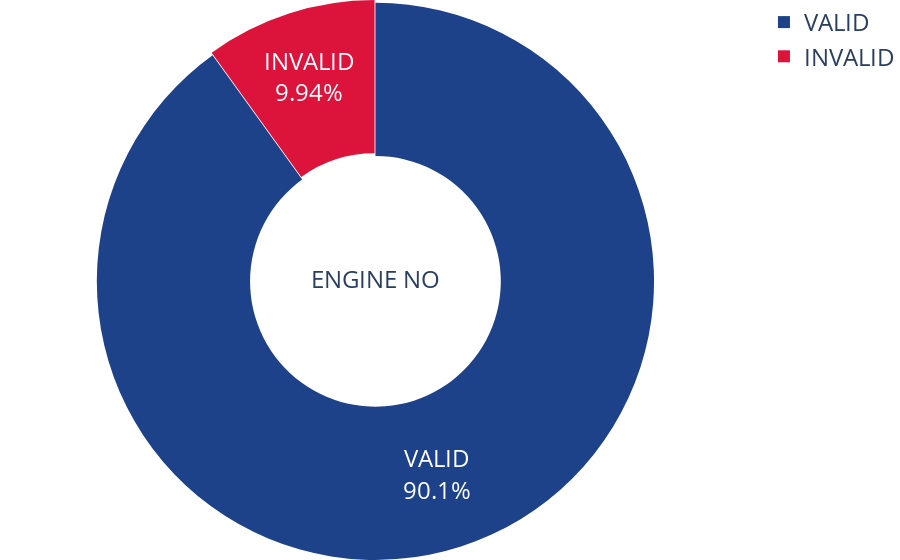

Source (notebook cell):
### Markdown cell above
#### ENGINE NO DONUT PIE CHART

### Code cell
labels = ['VALID', 'INVALID']
values = [valid_engine_no, invalid_engine_no]
colors = ['rgb(29,66,138)', 'crimson' ]
fig = go.Figure(data=[go.Pie( 
                              labels=labels,
                              values=values,
                              hole = 0.45,
                              pull = 0.005,
                              title = 'ENGINE NO',
                              marker_colors = colors
                            )])

fig.update_traces(text=labels)

fig.update_layout( 
                   font ={'size': 24},
                   title = {'font': {'size': 24}},
                   margin = dict(t=0, b=0, l=1, r=0)
                 )
                  
fig.show()

offline.plot(fig, image='png', image_filename= 'engine no. donut {}'.format(date))

### Figure 1 — Plotly figure (JSON) as saved in the notebook; plotly's stock layout.template omitted (floating-point values rounded to 4 significant figures)
{"data": [{"hole": 0.45, "labels": ["VALID", "INVALID"], "marker": {"colors": ["rgb(29,66,138)", "crimson"]}, "pull": 0.005, "text": ["VALID", "INVALID"], "title": {"text": "ENGINE NO"}, "type": "pie", "values": [3326, 367]}], "layout": {"font": {"size": 24}, "margin": {"b": 0, "l": 1, "r": 0, "t": 0}, "title": {"font": {"size": 24}}}}
